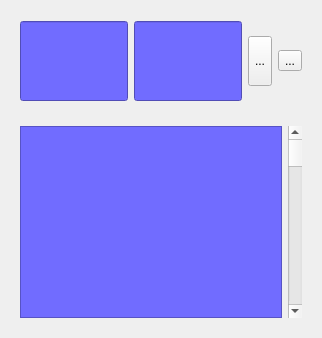
        <widget class="QWidget" name="page_3">
         <layout class="QVBoxLayout" name="verticalLayout_4">
          <item>
           <widget class="QWidget" name="widget_3" native="true">
            <property name="minimumSize">
             <size>
              <width>0</width>
              <height>100</height>
             </size>
            </property>
            <property name="maximumSize">
             <size>
              <width>16777215</width>
              <height>100</height>
             </size>
            </property>
            <layout class="QHBoxLayout" name="horizontalLayout_6">
             <item>
              <widget class="QLineEdit" name="lineEdit">
               <property name="minimumSize">
                <size>
                 <width>0</width>
                 <height>80</height>
                </size>
               </property>
               <property name="maximumSize">
                <size>
                 <width>16777215</width>
                 <height>80</height>
                </size>
               </property>
               <property name="styleSheet">
                <string notr="true">background-color: rgb(113, 108, 255);</string>
               </property>
              </widget>
             </item>
             <item>
              <widget class="QLineEdit" name="lineEdit_2">
               <property name="minimumSize">
                <size>
                 <width>0</width>
                 <height>80</height>
                </size>
               </property>
               <property name="styleSheet">
                <string notr="true">background-color: rgb(113, 108, 255);</string>
               </property>
              </widget>
             </item>
             <item>
              <widget class="QToolButton" name="toolButton_25">
               <property name="minimumSize">
                <size>
                 <width>0</width>
                 <height>50</height>
                </size>
               </property>
               <property name="maximumSize">
                <size>
                 <width>16777215</width>
                 <height>50</height>
                </size>
               </property>
               <property name="text">
                <string>...</string>
               </property>
              </widget>
             </item>
             <item>
              <widget class="QToolButton" name="toolButton_2">
               <property name="text">
                <string>...</string>
               </property>
              </widget>
             </item>
            </layout>
           </widget>
          </item>
          <item>
           <widget class="QWidget" name="widget_14" native="true">
            <layout class="QHBoxLayout" name="horizontalLayout_15">
             <item>
              <widget class="QTextEdit" name="textEdit">
               <property name="font">
                <font>
                 <family>Cascadia Code SemiBold</family>
                 <pointsize>10</pointsize>
                </font>
               </property>
               <property name="styleSheet">
                <string notr="true">background-color: rgb(113, 108, 255);</string>
               </property>
               <property name="lineWrapMode">
                <enum>QTextEdit::NoWrap</enum>
               </property>
               <property name="lineWrapColumnOrWidth">
                <number>0</number>
               </property>
               <property name="html">
                <string>&lt;!DOCTYPE HTML PUBLIC &quot;-//W3C//DTD HTML 4.0//EN&quot; &quot;http://www.w3.org/TR/REC-html40/strict.dtd&quot;&gt;
&lt;html&gt;&lt;head&gt;&lt;meta name=&quot;qrichtext&quot; content=&quot;1&quot; /&gt;&lt;style type=&quot;text/css&quot;&gt;
p, li { white-space: pre-wrap; }
&lt;/style&gt;&lt;/head&gt;&lt;body style=&quot; font-family:'Cascadia Code SemiBold'; font-size:10pt; font-weight:400; font-style:normal;&quot;&gt;
&lt;p style=&quot;-qt-paragraph-type:empty; margin-top:0px; margin-bottom:0px; margin-left:0px; margin-right:0px; -qt-block-indent:0; text-indent:0px; font-family:'Arial';&quot;&gt;&lt;br /&gt;&lt;/p&gt;&lt;/body&gt;&lt;/html&gt;</string>
               </property>
              </widget>
             </item>
             <item>
              <widget class="QScrollBar" name="verticalScrollBar">
               <property name="minimumSize">
                <size>
                 <width>0</width>
                 <height>0</height>
                </size>
               </property>
               <property name="maximumSize">
                <size>
                 <width>5555555</width>
                 <height>16777215</height>
                </size>
               </property>
               <property name="orientation">
                <enum>Qt::Vertical</enum>
               </property>
              </widget>
             </item>
            </layout>
           </widget>
          </item>
         </layout>
        </widget>
